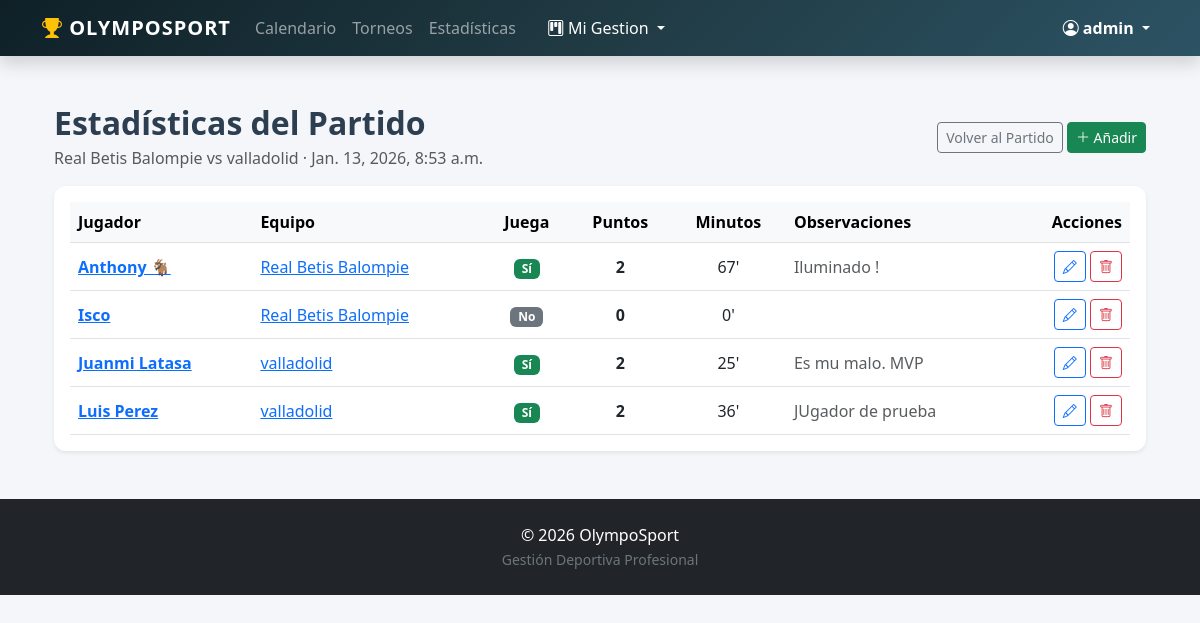
Screenshot of /partidos/7/estadisticas/ (signed in) with the database file from the repository.
### SportApp/models.py (models this page shows, shortened)
class  Partido(models.Model):
    class EstadoPartido(models.TextChoices):
        PENDIENTE = 'PENDIENTE', 'Pendiente'
        JUGADO = 'JUGADO', 'Jugado / Finalizado'
        SUSPENDIDO = 'SUSPENDIDO', 'Suspendido'
    class FasePartido(models.TextChoices):
        REGULAR = 'REGULAR', 'Fase Regular'
        SEMIFINAL = 'SEMIFINAL', 'Semifinal'
        FINAL = 'FINAL', 'Final'
    usuario=models.ForeignKey(User,on_delete=models.CASCADE,related_name='partidos')
    torneo = models.ForeignKey(Torneo, on_delete=models.CASCADE, related_name='partidos')
    fecha_hora = models.DateTimeField()
    lugar = models.CharField(max_length=100)
    jornada = models.CharField(max_length=50, help_text="Ej: Jornada 1")
    estado = models.CharField(max_length=20,choices=EstadoPartido.choices,
        default=EstadoPartido.PENDIENTE
    )
    fase = models.CharField(max_length=20, choices=FasePartido.choices,
        default=FasePartido.REGULAR)
    equipo_local = models.ForeignKey(Equipo, on_delete=models.CASCADE, related_name='partidos_local')
    equipo_visitante = models.ForeignKey(Equipo, on_delete=models.CASCADE, related_name='partidos_visitante')
    marcador_local = models.PositiveIntegerField(default=0)
    marcador_visitante = models.PositiveIntegerField(default=0)

class Equipo(models.Model):
    usuario=models.ForeignKey(User,on_delete=models.CASCADE,related_name='equipos')
    nombre = models.CharField(max_length=100)
    entrenador = models.CharField(max_length=100, help_text="Nombre del entrenador principal")
    ciudad = models.CharField(max_length=100)
    escudo = models.ImageField(upload_to='escudos/', null=True, blank=True)
    deporte = models.ForeignKey(Deporte, on_delete=models.CASCADE, related_name='equipos')

class EstadisticaPartido(models.Model):
    partido = models.ForeignKey(Partido, on_delete=models.CASCADE, related_name='estadisticas')
    jugador = models.ForeignKey(Jugador, on_delete=models.CASCADE)
    puntos = models.PositiveIntegerField(default=0, verbose_name="Goles/Puntos/Canastas/Asistencias")
    observaciones = models.TextField(blank=True, null=True, help_text="Incidencias, MVP, etc.")
    minutos_jugados = models.PositiveIntegerField(default=0,null=True,blank=True)
    juega = models.BooleanField(default=False)
    class Meta:
        unique_together = ('partido', 'jugador')
        verbose_name = "Estadística de Jugador"
        verbose_name_plural = "Estadísticas de Partido"

class Jugador(models.Model):
    nombre = models.CharField(max_length=100)
    dorsal = models.PositiveIntegerField(
        validators=[MinValueValidator(1), MaxValueValidator(99)],
        help_text="Número entre 1 y 99",blank=True,null=True
    )
    foto = models.ImageField(upload_to='jugadores/', null=True, blank=True)
    equipo = models.ForeignKey(Equipo,on_delete=models.SET_NULL,null=True,blank=True,related_name='jugadores'
    )

### SportApp/views.py (the view)
# urls.py: path('partidos/<int:partido_pk>/estadisticas/', views.EstadisticaPartidoPorPartidoListView.as_view(), name='estadisticas_partido'),
class EstadisticaPartidoPorPartidoListView(LoginRequiredMixin, ListView):
    model = EstadisticaPartido
    template_name = 'SportApp/estadisticas_partido.html'
    context_object_name = 'estadisticas'
    def dispatch(self, request, *args, **kwargs):
        self.partido = get_object_or_404(
            Partido.objects.select_related('torneo', 'equipo_local', 'equipo_visitante'),pk=kwargs.get('partido_pk'))
        return super().dispatch(request, *args, **kwargs)
    def get_queryset(self):
        return (# buscamos en todos los jugadores sus equipos, filtramos  y ordenamos , quedandonos asi con con los jugadores del partido al que consultamos correctamente
            EstadisticaPartido.objects.select_related('jugador', 'jugador__equipo')
            .filter(partido=self.partido)
            .order_by('jugador__equipo__nombre', 'jugador__dorsal', 'jugador__nombre')
        )
    def get_context_data(self, **kwargs):
        context = super().get_context_data(**kwargs)
        context['partido'] = self.partido
        return context

### SportApp/templates/SportApp/estadisticas_partido.html
{% extends 'SportApp/base.html' %}
{% block content %}
<div class="container mt-4">
    <div class="d-flex flex-column flex-md-row justify-content-between align-items-md-center mb-3">
        <div>
            <h2 class="mb-1">
                Estadísticas del Partido
            </h2>
            <div class="text-muted">
                {{ partido.equipo_local.nombre }} vs {{ partido.equipo_visitante.nombre }} · {{ partido.fecha_hora }}
            </div>
        </div>
        <div class="mt-3 mt-md-0">
            <a href="{% url 'detalle_evento' partido.id %}" class="btn btn-outline-secondary btn-sm">Volver al Partido</a>
            {% if user.is_staff %}
                <a href="{% url 'estadistica_crear_partido' partido.id %}" class="btn btn-success btn-sm">
                    <i class="bi bi-plus-lg"></i> Añadir
                </a>
            {% endif %}
        </div>
    </div>
    <div class="card shadow-sm border-0">
        <div class="card-body">
            <div class="table-responsive">
                <table class="table table-hover align-middle mb-0">
                    <thead class="table-light">
                        <tr>
                            <th>Jugador</th>
                            <th>Equipo</th>
                            <th class="text-center">Juega</th>
                            <th class="text-center">Puntos</th>
                            <th class="text-center">Minutos</th>
                            <th>Observaciones</th>
                            {% if user.is_staff %}
                                <th class="text-end">Acciones</th>
                            {% endif %}
                        </tr>
                    </thead>
                    <tbody>
                        {% for est in estadisticas %}
                        <tr>
                            <td class="fw-semibold"><a href="{% url 'jugador_detalle' est.jugador.id %}">{{ est.jugador.nombre }}</a></td>
                            <td><a href="{% url 'ver_equipo' est.jugador.equipo.id %}">{{ est.jugador.equipo.nombre }}</a></td>
                            <td class="text-center">
                                {% if est.juega %}
                                    <span class="badge bg-success">Sí</span>
                                {% else %}
                                    <span class="badge bg-secondary">No</span>
                                {% endif %}
                            </td>
                            <td class="text-center fw-bold">{{ est.puntos }}</td>
                            <td class="text-center">{{ est.minutos_jugados|default:"0" }}'</td>
                            <td class="text-muted">{{ est.observaciones|default:"" }}</td>
                            {% if user.is_staff %}
                                <td class="text-end">
                                    <a class="btn btn-outline-primary btn-sm" href="{% url 'estadistica_editar' est.id %}">
                                        <i class="bi bi-pencil"></i>
                                    </a>
                                    <a class="btn btn-outline-danger btn-sm" href="{% url 'estadistica_eliminar' est.id %}">
                                        <i class="bi bi-trash"></i>
                                    </a>
                                </td>
                            {% endif %}
                        </tr>
                        {% empty %}
                        <tr>
                            <td colspan="{% if user.is_staff %}7{% else %}6{% endif %}" class="text-center text-muted py-4">
                                Todavía no hay estadísticas registradas para este partido.
                            </td>
                        </tr>
                        {% endfor %}
                    </tbody>
                </table>
            </div>
        </div>
    </div>
</div>
{% endblock %}

### SportApp/templates/SportApp/base.html (shortened to what this page needs)
{% load static %}
<!DOCTYPE html>
<html lang="es">
<head>
    <link href="https://cdn.jsdelivr.net/npm/bootstrap@5.3.0/dist/css/bootstrap.min.css" rel="stylesheet">
    <link rel="stylesheet" href="https://cdn.jsdelivr.net/npm/bootstrap-icons@1.11.0/font/bootstrap-icons.css">
    <link rel="stylesheet" href="{% static 'SportApp/style.css' %}">
</head>
<body>
    <nav class="navbar navbar-expand-lg navbar-dark bg-dark mb-4 shadow">
        <div class="container">
            <a class="navbar-brand fw-bold" href="{% url 'inicio' %}">
                <i class="bi bi-trophy-fill text-warning"></i> OlympoSport
            </a>
            <div class="collapse navbar-collapse" id="navbarNav">
                <ul class="navbar-nav me-auto">
                    <li class="nav-item"><a class="nav-link" href="{% url 'ver_eventos' %}">Calendario</a></li>
                    <li class="nav-item"><a class="nav-link" href="{% url 'torneo_lista' %}">Torneos</a></li>
                    <li class="nav-item"><a class="nav-link" href="{% url 'estadisticas' %}">Estadísticas</a></li>
                    {% if user.is_authenticated %}
                        <li class="nav-item dropdown ms-lg-3">
                            <a class="nav-link dropdown-toggle text-white" href="#" role="button" data-bs-toggle="dropdown">
                                <i class="bi bi-kanban"></i> Mi Gestion
                            </a>
                        </li>
                    {% endif %}
                </ul>
                <ul class="navbar-nav ms-auto align-items-center">
                    {% if user.is_authenticated %}
                        <li class="nav-item dropdown">
                            <a class="nav-link dropdown-toggle active fw-bold" href="#" role="button" data-bs-toggle="dropdown">
                                <i class="bi bi-person-circle"></i> {{ user.username }}
                            </a>
                        </li>
                    {% else %}
                        <li class="nav-item">
                            <a href="{% url 'login' %}" class="btn btn-outline-light btn-sm">
                                <i class="bi bi-box-arrow-in-right"></i> Iniciar Sesión
                            </a>
                        </li>
                    {% endif %}
                </ul>
            </div>
        </div>
    </nav>
    <div class="container">
        {% block content %}
        {% endblock %}
    </div>
    <footer class="bg-dark text-white text-center py-4 mt-5">
        <div class="container">
            <p class="mb-0">© 2026 OlympoSport</p>
            <small class="text-secondary">Gestión Deportiva Profesional</small>
        </div>
    </footer>
</body>
</html>

### SportApp/static/SportApp/style.css (style rules this page uses)
body { background-color: #f4f6f9; font-family: 'Segoe UI', Tahoma, Geneva, Verdana, sans-serif; }
.navbar-dark.bg-dark { background: linear-gradient(135deg, #0f2027 0%, #203a43 50%, #2c5364 100%) !important; box-shadow: 0 4px 12px rgba(0,0,0,0.15); }
.navbar-brand { font-weight: 700; letter-spacing: 1px; text-transform: uppercase; }
.card { border: none; border-radius: 12px; box-shadow: 0 2px 5px rgba(0,0,0,0.05); transition: transform 0.3s ease, box-shadow 0.3s ease; overflow: hidden; }
h1, h2, h3 { color: #2c3e50; font-weight: 600; }

### SportApp/templates/SportApp/base.html (style rules this page uses)
body { min-height: 100vh; display: flex; flex-direction: column; }
footer { margin-top: auto; }

### rows the page displays
Partido: equipo_local.nombre "Real Betis Balompie", equipo_visitante.nombre "valladolid", fecha_hora "Jan. 13, 2026, 8:53 a.m."
EstadisticaPartido: jugador.nombre "Anthony 🐐", jugador.equipo.nombre "Real Betis Balompie", juega "Sí", puntos "2", minutos_jugados "67", observaciones "Iluminado !"
EstadisticaPartido: jugador.nombre "Isco", jugador.equipo.nombre "Real Betis Balompie", juega "No", puntos "0", minutos_jugados "0"
EstadisticaPartido: jugador.nombre "Juanmi Latasa", jugador.equipo.nombre "valladolid", juega "Sí", puntos "2", minutos_jugados "25", observaciones "Es mu malo. MVP"
EstadisticaPartido: jugador.nombre "Luis Perez", jugador.equipo.nombre "valladolid", juega "Sí", puntos "2", minutos_jugados "36", observaciones "JUgador de prueba"

### other values shown
{{ user.username }} "admin"
